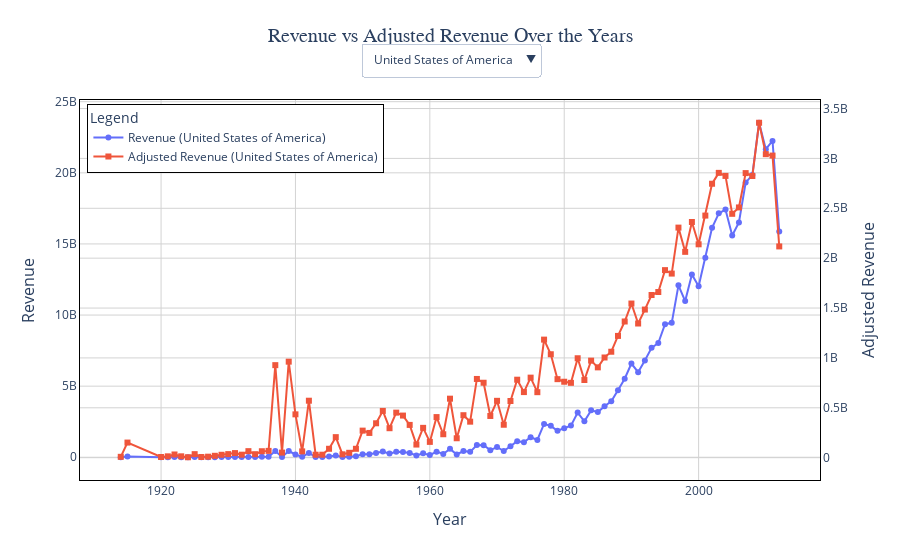

Write notebook code for a chart like this one.
### Code cell
import plotly.graph_objects as go

# Initialize figure
fig = go.Figure()
df_movies_eco_exploded_countries['countries'] = df_movies_eco_exploded_countries['countries'].astype(str)

# Add traces for each country's data
for i, country in enumerate(df_movies_eco_exploded_countries['countries'].unique()):
    country_data = df_movies_eco_exploded_countries[df_movies_eco_exploded_countries['countries'] == country].groupby('year', as_index=False)[['revenue', 'revenue_adj']].sum()

    # Add Revenue trace
    fig.add_trace(go.Scatter(
        x=country_data['year'],
        y=country_data['revenue'],
        mode='lines+markers',
        name=f'Revenue ({country})',
        visible=True if country == df_movies_eco_exploded_countries['countries'].unique()[0] else False,
        line=dict(width=2),
        marker=dict(size=6, symbol='circle'),
        yaxis='y'  # Use the primary y-axis
    ))

    # Add Adjusted Revenue trace
    fig.add_trace(go.Scatter(
        x=country_data['year'],
        y=country_data['revenue_adj'],
        mode='lines+markers',
        name=f'Adjusted Revenue ({country})',
        visible=True if country == df_movies_eco_exploded_countries['countries'].unique()[0] else False,
        line=dict(width=2),
        marker=dict(size=6, symbol='square'),
        yaxis='y2'  # Use the secondary y-axis
    ))

# Create dropdown buttons for filtering by country
buttons = []
for country in df_movies_eco_exploded_countries['countries'].unique():
    visibility = [country == trace.name.split('(')[1].split(')')[0].strip() for trace in fig.data]

    button = {
        'label': country,
        'method': 'update',
        'args': [
            {'visible': visibility},  # Update visibility of traces
            {'title': f"Revenue vs Adjusted Revenue: {country}"}
        ]
    }
    buttons.append(button)

# Update layout with dropdown menu and styling
fig.update_layout(
    updatemenus=[{
        'buttons': buttons,
        'direction': 'down',
        'showactive': True,
        'x': 0.5,
        'y': 1.15,
        'xanchor': 'center',
        'yanchor': 'top'
    }],
    title={
        'text': "Revenue vs Adjusted Revenue Over the Years",
        'y': 0.95,
        'x': 0.5,
        'xanchor': 'center',
        'yanchor': 'top',
        'font': dict(size=20, family='Arial, sans-serif')
    },
    xaxis=dict(
        title='Year',
        titlefont=dict(size=16),
        tickfont=dict(size=12),
        showgrid=True,
        gridcolor='lightgrey',
        zeroline=False
    ),
    yaxis=dict(
        title='Revenue',
        titlefont=dict(size=16),
        tickfont=dict(size=12),
        showgrid=True,
        gridcolor='lightgrey',
        zeroline=False
    ),
    yaxis2=dict(
        title='Adjusted Revenue',
        titlefont=dict(size=16),
        tickfont=dict(size=12),
        overlaying='y',
        side='right',
        showgrid=True,
        gridcolor='lightgrey',
        zeroline=False
    ),
    legend=dict(
        title='Legend',
        x=0.01,
        y=0.99,
        bordercolor="Black",
        borderwidth=1,
        font=dict(size=12)
    ),
    plot_bgcolor='white'
)

# Add grid lines and background
fig.update_xaxes(showline=True, linewidth=1, linecolor='black', mirror=True)
fig.update_yaxes(showline=True, linewidth=1, linecolor='black', mirror=True)

# Show the figure
fig.show()
fig.write_html("Rev-vs-Adj_Rev_country.html")
